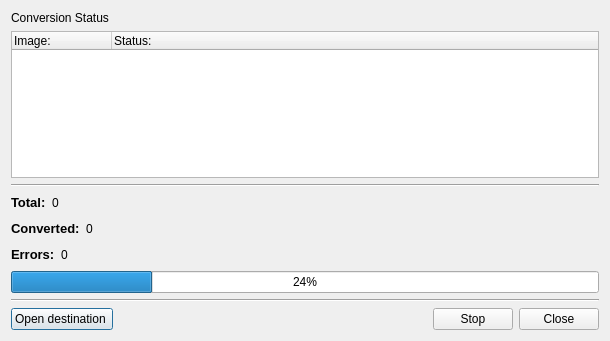
<?xml version="1.0" encoding="UTF-8"?>
<ui version="4.0">
 <class>DialogConversionStatus</class>
 <widget class="QDialog" name="DialogConversionStatus">
  <property name="geometry">
   <rect>
    <x>0</x>
    <y>0</y>
    <width>610</width>
    <height>341</height>
   </rect>
  </property>
  <property name="windowTitle">
   <string>Status...</string>
  </property>
  <layout class="QVBoxLayout" name="verticalLayout_2">
   <item>
    <widget class="QLabel" name="label_4">
     <property name="text">
      <string>Conversion Status</string>
     </property>
    </widget>
   </item>
   <item>
    <widget class="QTreeWidget" name="treeWidget">
     <property name="horizontalScrollBarPolicy">
      <enum>Qt::ScrollBarAsNeeded</enum>
     </property>
     <property name="alternatingRowColors">
      <bool>true</bool>
     </property>
     <property name="selectionMode">
      <enum>QAbstractItemView::NoSelection</enum>
     </property>
     <property name="horizontalScrollMode">
      <enum>QAbstractItemView::ScrollPerItem</enum>
     </property>
     <property name="rootIsDecorated">
      <bool>false</bool>
     </property>
     <property name="wordWrap">
      <bool>false</bool>
     </property>
     <column>
      <property name="text">
       <string>Image:</string>
      </property>
     </column>
     <column>
      <property name="text">
       <string>Status:</string>
      </property>
     </column>
    </widget>
   </item>
   <item>
    <widget class="Line" name="line">
     <property name="orientation">
      <enum>Qt::Horizontal</enum>
     </property>
    </widget>
   </item>
   <item>
    <layout class="QVBoxLayout" name="verticalLayout">
     <item>
      <layout class="QHBoxLayout" name="horizontalLayout_4">
       <item>
        <widget class="QLabel" name="label">
         <property name="text">
          <string>&lt;!DOCTYPE HTML PUBLIC &quot;-//W3C//DTD HTML 4.0//EN&quot; &quot;http://www.w3.org/TR/REC-html40/strict.dtd&quot;&gt;
&lt;html&gt;&lt;head&gt;&lt;meta name=&quot;qrichtext&quot; content=&quot;1&quot; /&gt;&lt;style type=&quot;text/css&quot;&gt;
p, li { white-space: pre-wrap; }
&lt;/style&gt;&lt;/head&gt;&lt;body style=&quot; font-family:'Sans Serif'; font-size:10pt; font-weight:400; font-style:normal;&quot;&gt;
&lt;p style=&quot; margin-top:0px; margin-bottom:0px; margin-left:0px; margin-right:0px; -qt-block-indent:0; text-indent:0px;&quot;&gt;&lt;span style=&quot; font-weight:600;&quot;&gt;Total:&lt;/span&gt;&lt;/p&gt;&lt;/body&gt;&lt;/html&gt;</string>
         </property>
        </widget>
       </item>
       <item>
        <widget class="QLabel" name="labelTotal">
         <property name="text">
          <string>0</string>
         </property>
        </widget>
       </item>
       <item>
        <spacer name="horizontalSpacer_2">
         <property name="orientation">
          <enum>Qt::Horizontal</enum>
         </property>
         <property name="sizeHint" stdset="0">
          <size>
           <width>40</width>
           <height>20</height>
          </size>
         </property>
        </spacer>
       </item>
      </layout>
     </item>
     <item>
      <layout class="QHBoxLayout" name="horizontalLayout_2">
       <item>
        <widget class="QLabel" name="label_2">
         <property name="text">
          <string>&lt;!DOCTYPE HTML PUBLIC &quot;-//W3C//DTD HTML 4.0//EN&quot; &quot;http://www.w3.org/TR/REC-html40/strict.dtd&quot;&gt;
&lt;html&gt;&lt;head&gt;&lt;meta name=&quot;qrichtext&quot; content=&quot;1&quot; /&gt;&lt;style type=&quot;text/css&quot;&gt;
p, li { white-space: pre-wrap; }
&lt;/style&gt;&lt;/head&gt;&lt;body style=&quot; font-family:'Sans Serif'; font-size:10pt; font-weight:400; font-style:normal;&quot;&gt;
&lt;p style=&quot; margin-top:0px; margin-bottom:0px; margin-left:0px; margin-right:0px; -qt-block-indent:0; text-indent:0px;&quot;&gt;&lt;span style=&quot; font-weight:600;&quot;&gt;Converted:&lt;/span&gt;&lt;/p&gt;&lt;/body&gt;&lt;/html&gt;</string>
         </property>
        </widget>
       </item>
       <item>
        <widget class="QLabel" name="labelOk">
         <property name="text">
          <string>0</string>
         </property>
        </widget>
       </item>
       <item>
        <spacer name="horizontalSpacer_3">
         <property name="orientation">
          <enum>Qt::Horizontal</enum>
         </property>
         <property name="sizeHint" stdset="0">
          <size>
           <width>40</width>
           <height>20</height>
          </size>
         </property>
        </spacer>
       </item>
      </layout>
     </item>
     <item>
      <layout class="QHBoxLayout" name="horizontalLayout_3">
       <item>
        <widget class="QLabel" name="label_3">
         <property name="text">
          <string>&lt;!DOCTYPE HTML PUBLIC &quot;-//W3C//DTD HTML 4.0//EN&quot; &quot;http://www.w3.org/TR/REC-html40/strict.dtd&quot;&gt;
&lt;html&gt;&lt;head&gt;&lt;meta name=&quot;qrichtext&quot; content=&quot;1&quot; /&gt;&lt;style type=&quot;text/css&quot;&gt;
p, li { white-space: pre-wrap; }
&lt;/style&gt;&lt;/head&gt;&lt;body style=&quot; font-family:'Sans Serif'; font-size:10pt; font-weight:400; font-style:normal;&quot;&gt;
&lt;p style=&quot; margin-top:0px; margin-bottom:0px; margin-left:0px; margin-right:0px; -qt-block-indent:0; text-indent:0px;&quot;&gt;&lt;span style=&quot; font-weight:600;&quot;&gt;Errors:&lt;/span&gt;&lt;/p&gt;&lt;/body&gt;&lt;/html&gt;</string>
         </property>
        </widget>
       </item>
       <item>
        <widget class="QLabel" name="labelKo">
         <property name="text">
          <string>0</string>
         </property>
        </widget>
       </item>
       <item>
        <spacer name="horizontalSpacer_4">
         <property name="orientation">
          <enum>Qt::Horizontal</enum>
         </property>
         <property name="sizeHint" stdset="0">
          <size>
           <width>40</width>
           <height>20</height>
          </size>
         </property>
        </spacer>
       </item>
      </layout>
     </item>
    </layout>
   </item>
   <item>
    <widget class="QProgressBar" name="progressBar">
     <property name="value">
      <number>24</number>
     </property>
    </widget>
   </item>
   <item>
    <widget class="Line" name="line_2">
     <property name="orientation">
      <enum>Qt::Horizontal</enum>
     </property>
    </widget>
   </item>
   <item>
    <layout class="QHBoxLayout" name="horizontalLayout">
     <item>
      <widget class="QPushButton" name="pushOpen">
       <property name="text">
        <string>Open destination </string>
       </property>
      </widget>
     </item>
     <item>
      <spacer name="horizontalSpacer">
       <property name="orientation">
        <enum>Qt::Horizontal</enum>
       </property>
       <property name="sizeHint" stdset="0">
        <size>
         <width>40</width>
         <height>20</height>
        </size>
       </property>
      </spacer>
     </item>
     <item>
      <widget class="QPushButton" name="pushAbort">
       <property name="text">
        <string>Stop</string>
       </property>
      </widget>
     </item>
     <item>
      <widget class="QPushButton" name="pushClose">
       <property name="text">
        <string>Close</string>
       </property>
      </widget>
     </item>
    </layout>
   </item>
  </layout>
 </widget>
 <resources/>
 <connections/>
</ui>
